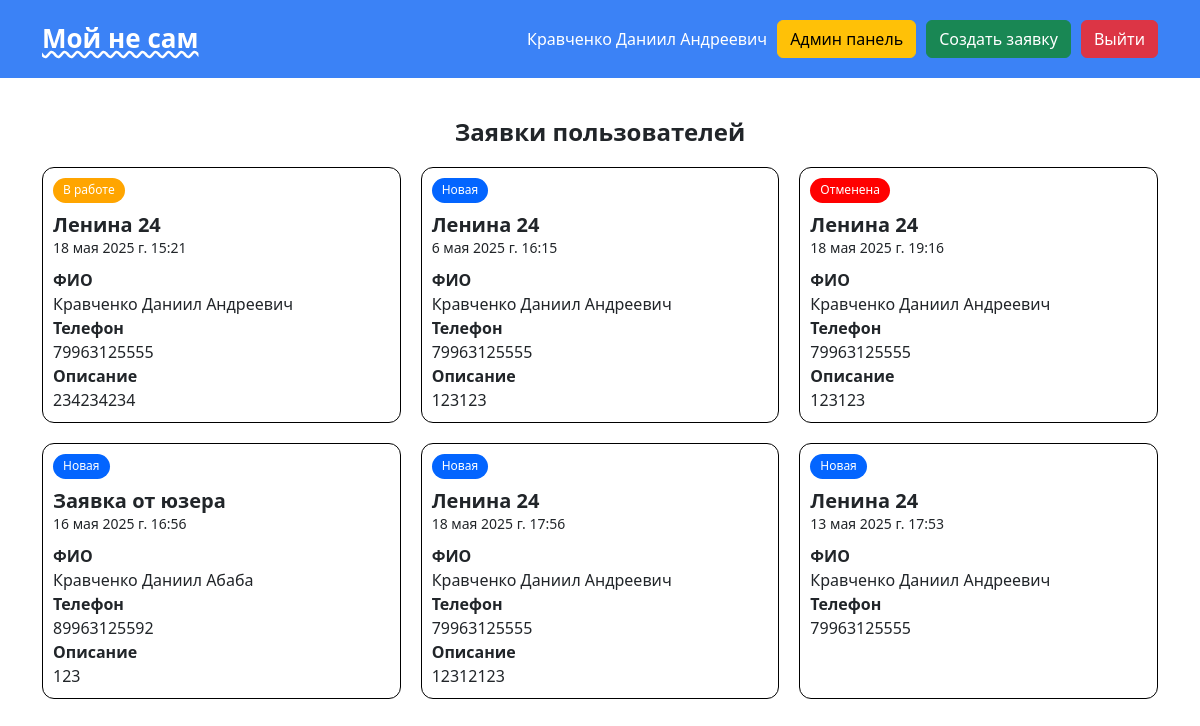
The app's page / (signed in) with its own data.
### demo2app/models.py (models this page shows, shortened)
class Profile(models.Model):
    user = models.OneToOneField(User, on_delete=models.CASCADE, verbose_name='Юзер', related_name='profile')
    patronymic = models.CharField('Отчество', max_length=100)
    phone = models.CharField('Номер телефона', max_length=100)
    def __str__(self):
        return f"{self.user.last_name} {self.user.first_name} {self.patronymic}"

class Request(models.Model):
    user = models.ForeignKey(User, on_delete=models.CASCADE, verbose_name='Юзер')
    address = models.CharField('Адрес', max_length=100)
    date = models.DateTimeField('Дата', max_length=100)
    phone = models.CharField('Контактный номер телефона', max_length=100)
    type = models.ForeignKey(RequestType, verbose_name='Тип услуги', on_delete=models.CASCADE)
    payment_type = models.ForeignKey(PaymentType, verbose_name='Тип оплаты', on_delete=models.CASCADE)
    status = models.ForeignKey(RequestStatus, verbose_name='Статус', on_delete=models.CASCADE, default=1)
    is_other = models.BooleanField('Другая услуга')
    description = models.CharField('Описание услуги', blank=True, null=True)
    reject_message = models.CharField('Причина отмены', default='', blank=True, null=True)

class RequestStatus(models.Model):
    name = models.CharField('Статус')

### demo2app/views.py (the view)
# urls.py: path('', RequestListView.as_view(), name='home'),
class RequestListView(ListView):
    model = Request
    template_name = 'index.html'
    def get_queryset(self):
        if self.request.user.is_anonymous:
            return ''
        if self.request.user.is_staff:
            return Request.objects.all()
        else:
            return Request.objects.filter(user=self.request.user)

### templates/index.html (shortened to what this page needs)
{% extends 'base.html' %}
{% block content %}
    {% if not user.is_authenticated %}
        <div class="tw-flex tw-items-center flex-column gap-2 justify-content-center tw-mt-10">
            <h1 class="tw-flex tw-text-center tw-text-3xl tw-text-blue-500 text-bold">Добро пожаловать!</h1>
            <p><a class="tw-underline" href={% url 'login' %}>Авторизуйтесь</a> что бы увидеть свои заявки</p>
        </div>
    {% else %}
        <h2>{% if user.is_staff %}
            Заявки пользователей
        {% else %}
            Ваши заявки
        {% endif %}
        </h2>
        <div class="card-list">
            {% for object in object_list %}
                <div class="card">
                    <div class="d-flex justify-content-between align-items-center">
                        <div data-status="{{ object.status.id }}" class="card-status">{{ object.status.name }}</div>
                    </div>
                    <h3>{{ object.address }}</h3>
                    <p>{{ object.date }}</p>
                    <div>
                        <dl>
                            <div>
                                <dt>ФИО</dt>
                                <dd>{{ object.user.profile }}</dd>
                            </div>
                            <div>
                                <dt>Телефон</dt>
                                <dd>{{ object.user.profile.phone }}</dd>
                            </div>
                            {% if object.is_other %}
                                <div>
                                    <dt>Описание</dt>
                                    <dd>{{ object.description }}</dd>
                                </div>
                            {% endif %}
                        </dl>
                    </div>
                </div>
            {% endfor %}
        </div>
    {% endif %}
{% endblock %}

### templates/base.html (shortened to what this page needs)
{% load static %}
<!doctype html>
<html lang="ru">
<head>
    <link rel="stylesheet" href="{% static 'bootstrap.min.css' %}">
</head>
<body>
<header>
    <div class="container">
        <h1>
            <a href="{% url 'home' %}">Мой не сам</a>
        </h1>
        <nav>
            <ul>
                {% if user.is_authenticated %}
                    <li>
                        {{ user.profile }}
                    </li>
                    {% if user.is_staff %}
                        <li>
                            <a class=" btn btn-warning" href="{% url 'admin-index' %}">Админ панель</a>
                        </li>
                    {% endif %}
                    <li>
                        <a class=" btn btn-success" href="{% url 'create-request' %}">Создать заявку</a>
                    </li>
                    <li>
                        <form action="{% url 'logout' %}" method="POST">
                            <button class="btn btn-danger" type="submit">Выйти</button>
                        </form>
                    </li>
                {% endif %}
            </ul>
        </nav>
    </div>
</header>
<main class="container">
    {% block content %}
    {% endblock %}
</main>
<script src="{% static 'tailwind.min.js' %}"></script>
</body>
</html>

### records on screen
Request: status.name "В работе", address "Ленина 24", date "18 мая 2025 г. 15:21", user.profile "Кравченко Даниил Андреевич", user.profile.phone "79963125555", description "234234234"
Request: status.name "Новая", address "Ленина 24", date "6 мая 2025 г. 16:15", user.profile "Кравченко Даниил Андреевич", user.profile.phone "79963125555", description "123123"
Request: status.name "Отменена", address "Ленина 24", date "18 мая 2025 г. 19:16", user.profile "Кравченко Даниил Андреевич", user.profile.phone "79963125555", description "123123"
Request: status.name "Новая", address "Заявка от юзера", date "16 мая 2025 г. 16:56", user.profile "Кравченко Даниил Абаба", user.profile.phone "89963125592", description "123"
Request: status.name "Новая", address "Ленина 24", date "18 мая 2025 г. 17:56", user.profile "Кравченко Даниил Андреевич", user.profile.phone "79963125555", description "12312123"
Request: status.name "Новая", address "Ленина 24", date "13 мая 2025 г. 17:53", user.profile "Кравченко Даниил Андреевич", user.profile.phone "79963125555"

### other values on screen
{{ user.profile }} "Кравченко Даниил Андреевич"
